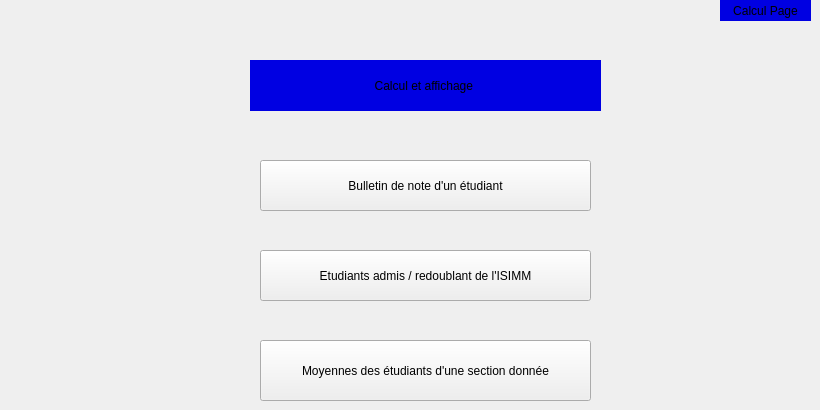
    <widget class="QWidget" name="tab_5">
     <attribute name="title">
      <string>CALCUL</string>
     </attribute>
     <widget class="QLabel" name="label_7">
      <property name="geometry">
       <rect>
        <x>720</x>
        <y>0</y>
        <width>91</width>
        <height>21</height>
       </rect>
      </property>
      <property name="styleSheet">
       <string notr="true">background-color: rgb(0, 0, 226);</string>
      </property>
      <property name="text">
       <string>Calcul Page</string>
      </property>
      <property name="alignment">
       <set>Qt::AlignCenter</set>
      </property>
     </widget>
     <widget class="QPushButton" name="pushButton_5">
      <property name="geometry">
       <rect>
        <x>260</x>
        <y>160</y>
        <width>331</width>
        <height>51</height>
       </rect>
      </property>
      <property name="text">
       <string>Bulletin de note d'un étudiant</string>
      </property>
     </widget>
     <widget class="QPushButton" name="pushButton_10">
      <property name="geometry">
       <rect>
        <x>260</x>
        <y>250</y>
        <width>331</width>
        <height>51</height>
       </rect>
      </property>
      <property name="text">
       <string>Etudiants admis / redoublant de l'ISIMM</string>
      </property>
     </widget>
     <widget class="QPushButton" name="pushButton_12">
      <property name="geometry">
       <rect>
        <x>260</x>
        <y>340</y>
        <width>331</width>
        <height>61</height>
       </rect>
      </property>
      <property name="text">
       <string>Moyennes des étudiants d'une section donnée</string>
      </property>
     </widget>
     <widget class="QLabel" name="label_10">
      <property name="geometry">
       <rect>
        <x>250</x>
        <y>60</y>
        <width>351</width>
        <height>51</height>
       </rect>
      </property>
      <property name="styleSheet">
       <string notr="true">font: 11pt &quot;Segoe UI&quot;;
background-color: rgb(0, 0, 226);</string>
      </property>
      <property name="text">
       <string>Calcul et affichage </string>
      </property>
      <property name="alignment">
       <set>Qt::AlignCenter</set>
      </property>
     </widget>
    </widget>
